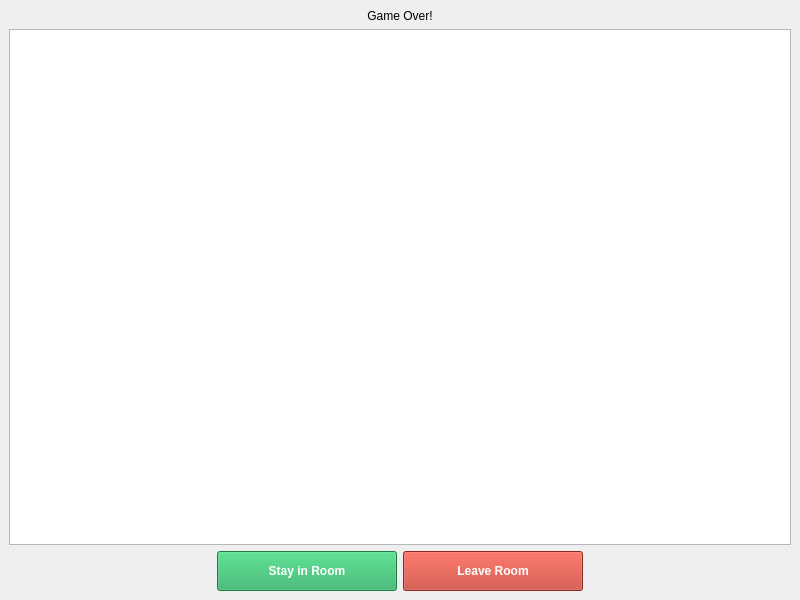
<?xml version="1.0" encoding="UTF-8"?>
<ui version="4.0">
 <class>GameResultsWindow</class>
 <widget class="QMainWindow" name="GameResultsWindow">
  <property name="geometry">
   <rect>
    <x>0</x>
    <y>0</y>
    <width>800</width>
    <height>600</height>
   </rect>
  </property>
  <property name="windowTitle">
   <string>Game Results</string>
  </property>
  <widget class="QWidget" name="centralwidget">
   <layout class="QVBoxLayout" name="verticalLayout">
    <item>
     <widget class="QLabel" name="lblTitle">
      <property name="text">
       <string>Game Over!</string>
      </property>
      <property name="alignment">
       <set>Qt::AlignCenter</set>
      </property>
     </widget>
    </item>
    <item>
     <widget class="QTableWidget" name="tblResults">
      <property name="alternatingRowColors">
       <bool>true</bool>
      </property>
      <property name="sortingEnabled">
       <bool>false</bool>
      </property>
     </widget>
    </item>
    <item>
     <layout class="QHBoxLayout" name="horizontalLayout">
      <item>
       <spacer name="horizontalSpacer">
        <property name="orientation">
         <enum>Qt::Horizontal</enum>
        </property>
        <property name="sizeHint" stdset="0">
         <size>
          <width>40</width>
          <height>20</height>
         </size>
        </property>
       </spacer>
      </item>
      <item>
       <widget class="QPushButton" name="btnStayInRoom">
        <property name="minimumSize">
         <size>
          <width>180</width>
          <height>40</height>
         </size>
        </property>
        <property name="text">
         <string>Stay in Room</string>
        </property>
        <property name="styleSheet">
         <string notr="true">background:#27ae60; color:white; font-weight:bold;</string>
        </property>
       </widget>
      </item>
      <item>
       <widget class="QPushButton" name="btnLeaveRoom">
        <property name="minimumSize">
         <size>
          <width>180</width>
          <height>40</height>
         </size>
        </property>
        <property name="text">
         <string>Leave Room</string>
        </property>
        <property name="styleSheet">
         <string notr="true">background:#c0392b; color:white; font-weight:bold;</string>
        </property>
       </widget>
      </item>
      <item>
       <spacer name="horizontalSpacer_2">
        <property name="orientation">
         <enum>Qt::Horizontal</enum>
        </property>
        <property name="sizeHint" stdset="0">
         <size>
          <width>40</width>
          <height>20</height>
         </size>
        </property>
       </spacer>
      </item>
     </layout>
    </item>
   </layout>
  </widget>
 </widget>
 <resources/>
 <connections/>
</ui>
